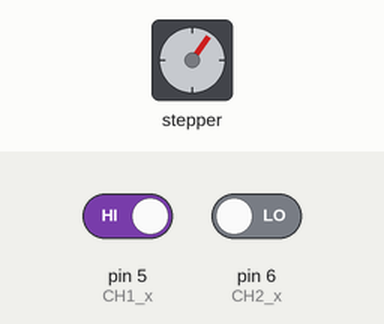
The sketch below on a simulated Arduino Uno, built with avr-gcc and run on an emulated ATmega328P. Parts: stepper motor. Wiring (inferred from the names in the program): stepper motor driver (200 steps per turn assumed): step pin 4; direction pin 3; enable pin 2. The test bench sets the inputs (shaded band); at power-on: pin 5 (CH1_x) HIGH, pin 6 (CH2_x) LOW. What the sketch prints to the serial monitor is not drawn.

Above: at 1.2 s.
1.3 s: pin 5 (CH1_x) driven LOW
Timing chart, 0 to 4.3 s (numbered marks = the images above; inputs shaded):
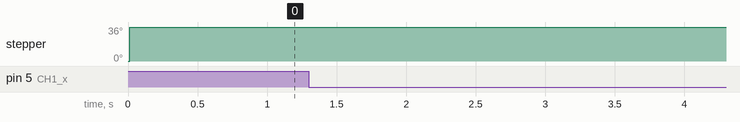

Measured:
- after the input at 1.3 s, every drawn part: stays the same
- by itself, stepper: turns 36° clockwise

The sketch:

motorcontrol_test.ino
```cpp
// Define pins for convienence
// Horizontal linear actuator
#define EN_x 2                // Horizontal enable pin
#define DIR_x 3               // Horizontal step pin
#define STP_x 4              // Horizontal direction pin
#define CH1_x 5
#define CH2_x 6
// Vertical linear actuator
//#define EN_y 11               // Vertical enable pin
//#define DIR_y 12              // Vertical step pin
//#define STP_y 13             // Vertical direction pin

// Declare variables for actuation use
float step_x = 0;            // Required horizontal actuation distance [mm]
//float step_y = 0;            // Required vertical actuation distance [mm]
float step_size = 1.5e-3;    // Step size of actuators [mm]
int stepact_x;               // Number of horizontal steps & direction (+/-)
//int stepact_y;               // Number of vertical steps & direction (+/-)
int stepnum_x;               // Number of horizontal actuation steps
//int stepnum_y;               // Number of vertical actuation steps
int remsteps_x;              // Remaining horizontal actuation steps
//int remsteps_y;              // Remaining vertical actuation steps
int ch1state_x;
int ch1laststate_x;
int counter_x = 0;

void setup() {
  // put your setup code here, to run once:
  // Set up serial connection with UDOO
  Serial.begin(115200);
  while (!Serial) {
    ; // wait for serial port to connect. Needed for native USB port only
  }

    // Set all relevant digital pins to outputs for motor control
  // Horizontal actuator motor driver
  pinMode(EN_x, OUTPUT);
  pinMode(STP_x, OUTPUT);
  pinMode(DIR_x, OUTPUT);
  pinMode(CH1_x, INPUT);
  pinMode(CH2_x, INPUT);
  // Vertical actuator motor driver
//  pinMode(EN_y, OUTPUT);
//  pinMode(STP_y, OUTPUT);
//  pinMode(DIR_y, OUTPUT);

ch1laststate_x = digitalRead(CH1_x);

}

void loop() {
  // put your main code here, to run repeatedly:
//    byte temp_var[4];
//  // Read incoming serial data & save in step_x and step_y
// for (int i=0; i<4; i++)
//  {
//    temp_var[i] = Serial.read();
//  }
//  memcpy(&step_x, &temp_var, sizeof step_x);    // Save bytes to create a float
//
//  for (int i=0; i<4; i++)
//  {
//    temp_var[i] = Serial.read();
//  }
//  memcpy(&step_y, &temp_var, sizeof step_y);    // Save bytes to create a float
//
  // Calculate necessary numbers of steps and dirction for hoizontal and vertical
  // actuation

  step_x = 30e-3;
//  step_y = -75e-2;


  if (step_x > 0.0)
  {
    digitalWrite(DIR_x, HIGH);                  // Positive actuation
  }
  else
  {
    digitalWrite(DIR_x, LOW);                  // Negative actuation
  }

  stepact_x = (int)ceil(step_x/step_size);          // Actual integer of required steps
  stepnum_x = (int)ceil(fabs(step_x)/step_size);    // Positive integer of required steps
  remsteps_x = stepnum_x;
  Serial.println(stepact_x);
  // Extra variable for decrementing

  // Vertical linear actuator
//  if (step_y > 0.0)
//  {
//    digitalWrite(DIR_y,HIGH);                  // Positive actuation
//  }
//  else
//  {
//    digitalWrite(DIR_y, LOW);                  // Negative actuation
//  }
//
//  stepact_y = (int)ceil(step_y/step_size);          // Actual integer of required steps
//  stepnum_y = (int)ceil(fabs(step_y)/step_size);    // Integer of required steps
//  remsteps_y = stepnum_y;                           // Extra variable for decrementing

  // Actuate both motors simultaneously
  // Stay in this loop until all actuations are completed

  // Enable movement for both actuators
  digitalWrite(EN_x, LOW);
//  digitalWrite(EN_y, LOW);

  Serial.println("Top of loop");
  while(remsteps_x > 0)
  {
    // Actuations are required for both motors
    if (remsteps_x != 0)
    {
      // Trigger one step foward for each actuator
      digitalWrite(STP_x, HIGH);
      //digitalWrite(STP_y, HIGH);
      //delay(1);

      // Checking encoders
      ch1state_x = digitalRead(CH1_x);    // Current value on ch1 of horizontal encoder
      if(ch1state_x != ch1laststate_x)
      {
          //counter_x++;
          Serial.println("Change in channel A");
        if (digitalRead(CH2_x) != ch1state_x)
        {
          counter_x++;                    // Increment x encoder counter
          Serial.println(" ++ Counter");
        }
        else
        {
          counter_x--;                    // Decrement x encoder counter
          Serial.println(" -- Counter");
        }
      }
      ch1laststate_x = ch1state_x;        // Save current value of encoder

//      ch1state_y = digitalRead(CH1_y);    // Current value on ch1 of vertical encoder
//      if(ch1state_y != ch1laststate_y)
//      {
//        if (digitalRead(CH2_y) != ch1state_y)
//        {
//          counter_y++;                    // Increment y encoder counter
//        }
//        else
//        {
//          counter_y--;                    // Decrement y encoder counter
//        }
//      }
//      ch1laststate_y = ch1state_y;        // Save current value of encoder


      // Reset to allow for more actuations
      digitalWrite(STP_x, LOW);
//      digitalWrite(STP_y, LOW);
      //delay(1);

      // Subtract from number of steps
      remsteps_x--;
      Serial.println(remsteps_x);
      Serial.println(counter_x);
      //remsteps_y--;
//      Serial.println(remsteps_x);
//      Serial.println(remsteps_y);
     }
//
//    // Actuations are only required for the horizontal motor
//    else if (remsteps_x != 0 && remsteps_y == 0)
//    {
//      // Trigger one step foward for horizontal actuator
//      digitalWrite(STP_x, HIGH);
//
//      delay(1);
//
////      // Checking horizontal encoder
////      ch1state_x = digitalRead(CH1_x);    // Current value on ch1 of horizontal encoder
////      if (ch1state_x != ch1laststate_x)
////      {
////        if (digitalRead(CH2_x) != ch1state_x)
////        {
////          counter_x++;   return;                 // Increment x encoder counter
////        }
////        else
////        {
////          counter_x--;                    // Decrement x encoder counter
////        }
////      }
////      ch1laststate_x = ch1state_x;        // Save current value of encoder
//
//      // Reset to allow for more actuations
//      digitalWrite(STP_x, LOW);
//      delay(1);
//
//      // Subtract from number of steps
//      remsteps_x--;
//    }
//
//    // Actuations are only required for the vertical motor
//    else if (remsteps_x == 0 && remsteps_y != 0)
//    {
//      // Trigger one step foward for vertical actuator
//      digitalWrite(STP_y, HIGH);
//      delay(1);
//
////      ch1state_y = digitalRead(CH1_y);    // Current value on ch1 of vertical encoder
////      if(ch1state_y != ch1laststate_y)
////      {
////        if (digitalRead(CH2_y) != ch1state_y)
////        {
////          counter_y++;                    // Increment y encoder counter
////        }
////        else
////        {
////          counter_y--;                    // Decrement y encoder counter
////        }
////      }
////      ch1laststate_y = ch1state_y;        // Save current value of encoder
//
//      // Reset to allow for more actuations
//      digitalWrite(STP_y, LOW);
//      delay(1);
//
//      // Subtract from number of steps
//      remsteps_y--;
//    }

    // Check if required actuations were carried out by looking at encoder values when
    // remaining steps for horizontal and vertical actuation are both 0
    if (remsteps_x == 0 )
    {
      Serial.println("IN FINISH LOOP");
      Serial.println(remsteps_x);
      Serial.println(counter_x);
      // return;
      // Check for correct horizontal actuation
      if (counter_x != stepact_x)
      {
        if (abs(counter_x) > abs(stepact_x))
        {
          // Change actuation direction
          digitalWrite(DIR_x, !digitalRead(DIR_x));
          // Update remaining steps
          remsteps_x = abs(counter_x - stepact_x);
        }
        else if (abs(counter_x) < abs(stepact_x))
        {
          // Maintain actuation direction
          // Update remaining steps
          remsteps_x = abs(counter_x - stepact_x);
        }
      }
       digitalWrite(EN_x, HIGH);
       Serial.println("AFTER CORRECTION");
       Serial.println(remsteps_x);
       Serial.println(counter_x);
       delay(1000);
      // Check for correct vertical actuation
//      else if (counter_y != stepact_y)
//      {
//        if (abs(counter_y) > abs(stepact_y))
//        {
//          // Change actuation direction
//          digitalWrite(DIR_y, !digitalRead(DIR_y));
//          // Update remaining steps
//          remsteps_y = abs(counter_y - stepact_y);
//        }
//        else if (abs(counter_y) < abs(stepact_y))
//        {
//          // Maintain actuation direction
//          // Update remaining steps
//          remsteps_y = abs(counter_y - stepact_y);
//        }
//      }
    }
  }


   // Disable movement for both actuators


//  digitalWrite(EN_y, HIGH);

  // Send done signal to UDOO (GPIO state change)
  // Change state of output
//  digitalWrite(INTRPT2, !digitalRead(INTRPT2));
}
```
